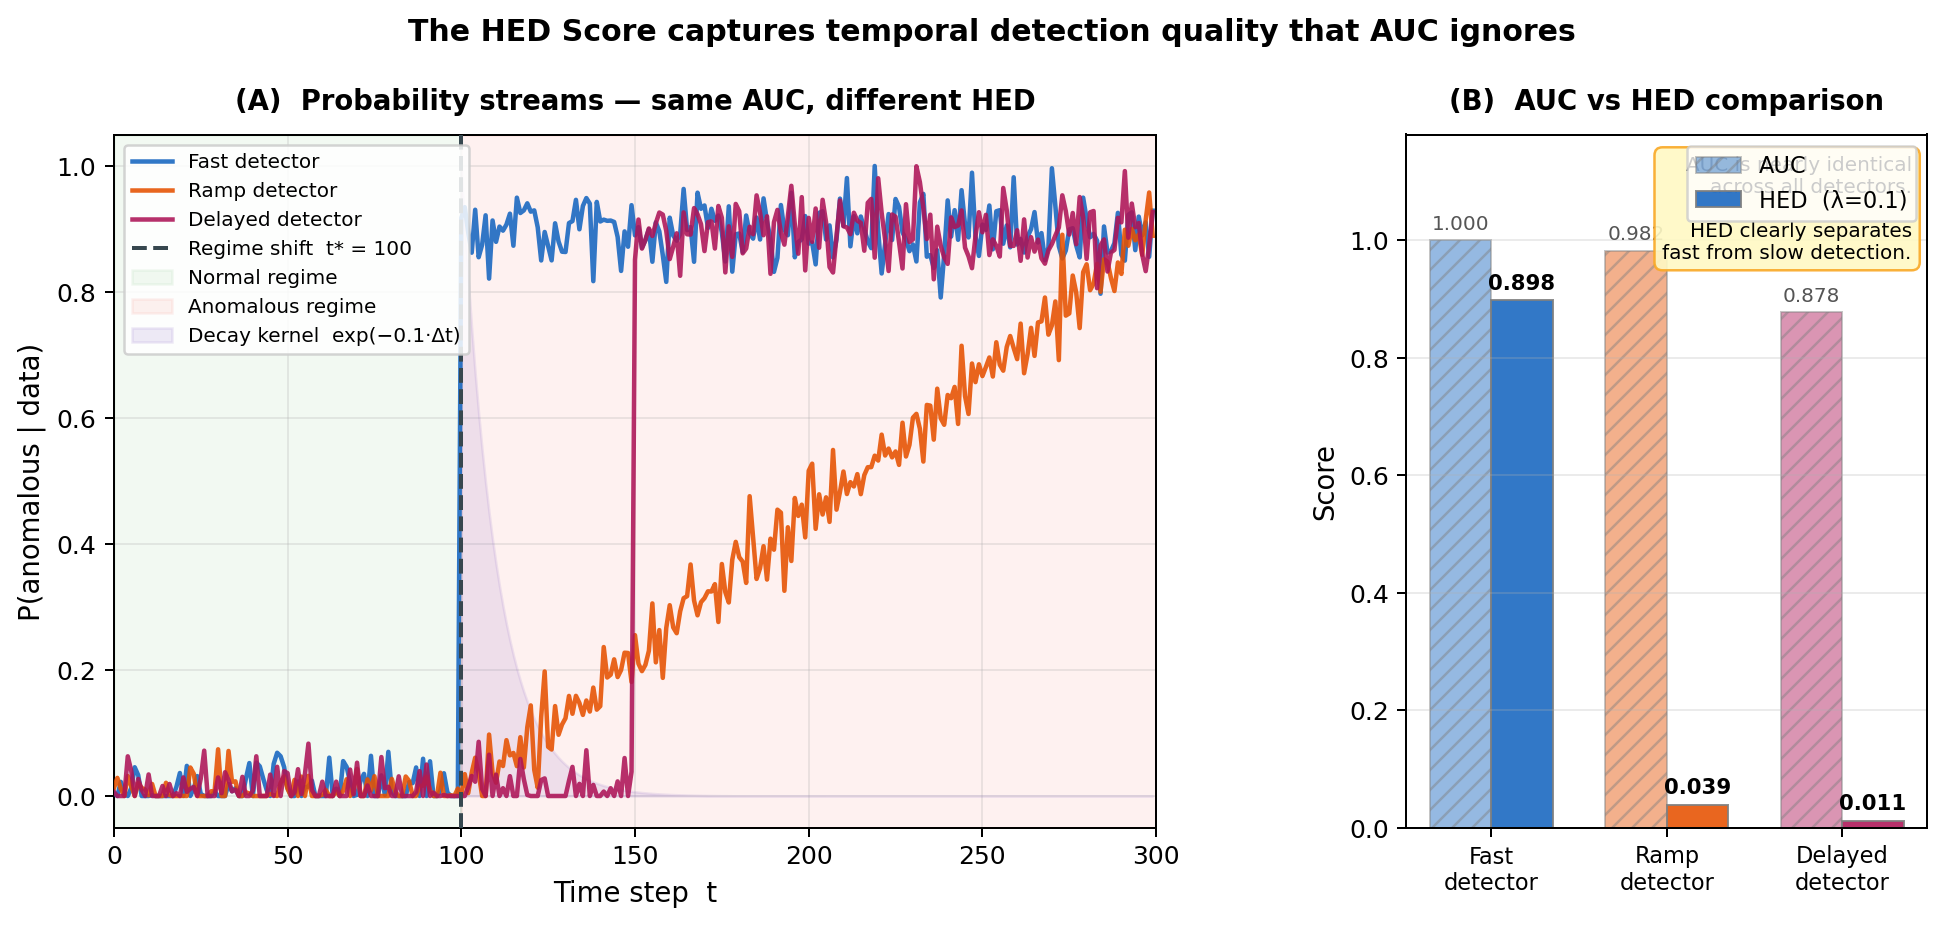

This chart was generated by the following Python code:
"""
plots/hed_vs_auc.py
--------------------
Publication-quality figure: same AUC, different HED.

This is the most important plot in the package — the central illustration
of why HED is needed.

Produces two panels:
  Left  : Probability streams over time (with regime-shift marker)
  Right : AUC vs HED bar chart comparison

Run:
    python plots/hed_vs_auc.py
    python plots/hed_vs_auc.py --lam 0.3 --out figures/fig1.pdf

Output: plots/hed_vs_auc.png  (or path given by --out)
"""

import argparse
import os
import sys

import numpy as np

sys.path.insert(0, os.path.dirname(os.path.dirname(os.path.abspath(__file__))))

from hed import hed_score
from hed.metrics import auc_score
from hed.utils import make_step_detector, make_ramp_detector, make_delayed_detector


def plot_hed_vs_auc(
    T: int = 300,
    t_star: int = 100,
    lam: float = 0.1,
    out_path: str = "plots/hed_vs_auc.png",
    dpi: int = 180,
) -> None:
    """Generate the two-panel HED vs AUC comparison figure.

    Parameters
    ----------
    T : int
        Total time steps.
    t_star : int
        Regime-shift onset.
    lam : float
        Hiremath Decay Constant for HED.
    out_path : str
        Output path.  Extension determines format (.png / .pdf / .svg).
    dpi : int
        Resolution for raster formats.
    """
    try:
        import matplotlib
        matplotlib.use("Agg")
        import matplotlib.pyplot as plt
        import matplotlib.patches as mpatches
        from matplotlib.gridspec import GridSpec
    except ImportError:
        print("matplotlib is required for plotting: pip install matplotlib")
        return

    # ---- Reproducible detectors ----
    rng_a = np.random.default_rng(0)
    rng_b = np.random.default_rng(1)
    rng_c = np.random.default_rng(2)

    P_fast = make_step_detector(T, t_star, noise=0.035, rng=rng_a)
    P_ramp = make_ramp_detector(T, t_star, noise=0.035, rng=rng_b)
    P_delayed = make_delayed_detector(T, t_star, delay=50, noise=0.035, rng=rng_c)

    # ---- Labels for AUC ----
    labels = np.zeros(T, dtype=int)
    labels[t_star:] = 1

    detectors = [
        ("Fast detector", P_fast, "#1565C0"),     # deep blue
        ("Ramp detector", P_ramp, "#E65100"),      # deep orange
        ("Delayed detector", P_delayed, "#AD1457"), # deep pink
    ]

    scores = []
    for name, P, color in detectors:
        hed = hed_score(P, t_star, lam=lam, normalise=True)
        auc = auc_score(P, labels)
        scores.append((name, hed, auc, color))

    # =====================================================================
    # Layout
    # =====================================================================
    fig = plt.figure(figsize=(13, 5))
    gs = GridSpec(1, 2, figure=fig, width_ratios=[2, 1], wspace=0.32)
    ax_streams = fig.add_subplot(gs[0, 0])
    ax_bars    = fig.add_subplot(gs[0, 1])

    t = np.arange(T)

    # =====================================================================
    # Panel A — Probability streams
    # =====================================================================
    for name, P, color in detectors:
        ax_streams.plot(t, P, color=color, lw=1.8, alpha=0.88,
                        label=name, zorder=3)

    # Regime-shift vertical line
    ax_streams.axvline(
        t_star, color="#37474F", lw=1.6, ls="--", zorder=4,
        label=f"Regime shift  t* = {t_star}"
    )

    # Shaded regions
    ax_streams.axvspan(0, t_star, alpha=0.07, color="#4CAF50", label="Normal regime")
    ax_streams.axvspan(t_star, T, alpha=0.07, color="#F44336", label="Anomalous regime")

    # Exponential decay overlay (illustrative)
    k = np.arange(T - t_star)
    decay = np.exp(-lam * k)
    ax_streams.fill_between(
        t[t_star:], 0, decay, alpha=0.12, color="#7E57C2",
        label=f"Decay kernel  exp(−{lam}·Δt)", zorder=2
    )

    ax_streams.set_xlabel("Time step  t", fontsize=11)
    ax_streams.set_ylabel("P(anomalous | data)", fontsize=11)
    ax_streams.set_title(
        "(A)  Probability streams — same AUC, different HED",
        fontsize=11, fontweight="bold", pad=10
    )
    ax_streams.set_xlim(0, T)
    ax_streams.set_ylim(-0.05, 1.05)
    ax_streams.legend(fontsize=8, loc="upper left", framealpha=0.85)
    ax_streams.grid(True, alpha=0.25)

    # =====================================================================
    # Panel B — Bar chart: HED vs AUC
    # =====================================================================
    n = len(scores)
    x = np.arange(n)
    bar_w = 0.35

    auc_bars = ax_bars.bar(
        x - bar_w / 2,
        [s[2] for s in scores],   # AUC values
        bar_w, label="AUC",
        color=[s[3] for s in scores],
        alpha=0.45, edgecolor="grey", linewidth=0.8,
        hatch="///",
    )
    hed_bars = ax_bars.bar(
        x + bar_w / 2,
        [s[1] for s in scores],   # HED values
        bar_w, label=f"HED  (λ={lam})",
        color=[s[3] for s in scores],
        alpha=0.88, edgecolor="grey", linewidth=0.8,
    )

    # Annotate bar values
    for bar in auc_bars:
        h = bar.get_height()
        ax_bars.text(
            bar.get_x() + bar.get_width() / 2, h + 0.012,
            f"{h:.3f}", ha="center", va="bottom", fontsize=8, color="#555"
        )
    for bar in hed_bars:
        h = bar.get_height()
        ax_bars.text(
            bar.get_x() + bar.get_width() / 2, h + 0.012,
            f"{h:.3f}", ha="center", va="bottom", fontsize=8.5, fontweight="bold"
        )

    ax_bars.set_xticks(x)
    ax_bars.set_xticklabels(
        [s[0].replace(" detector", "\ndetector") for s in scores],
        fontsize=9
    )
    ax_bars.set_ylim(0, 1.18)
    ax_bars.set_ylabel("Score", fontsize=11)
    ax_bars.set_title(
        "(B)  AUC vs HED comparison",
        fontsize=11, fontweight="bold", pad=10
    )
    ax_bars.legend(fontsize=9)
    ax_bars.grid(True, axis="y", alpha=0.25)

    # Key callout box
    callout = (
        "AUC is nearly identical\n"
        "across all detectors.\n\n"
        "HED clearly separates\n"
        "fast from slow detection."
    )
    ax_bars.text(
        0.97, 0.97, callout,
        transform=ax_bars.transAxes,
        fontsize=8, va="top", ha="right",
        bbox=dict(boxstyle="round,pad=0.4", facecolor="#FFF9C4", alpha=0.9,
                  edgecolor="#F9A825"),
    )

    # =====================================================================
    # Global styling
    # =====================================================================
    fig.suptitle(
        "The HED Score captures temporal detection quality that AUC ignores",
        fontsize=12, fontweight="bold", y=1.01
    )

    os.makedirs(os.path.dirname(out_path) if os.path.dirname(out_path) else ".", exist_ok=True)
    fig.savefig(out_path, dpi=dpi, bbox_inches="tight")
    plt.close(fig)
    print(f"Figure saved → {out_path}")


if __name__ == "__main__":
    parser = argparse.ArgumentParser(description="Generate HED vs AUC figure.")
    parser.add_argument("--T", type=int, default=300)
    parser.add_argument("--t_star", type=int, default=100)
    parser.add_argument("--lam", type=float, default=0.1)
    parser.add_argument("--out", type=str, default="plots/hed_vs_auc.png")
    parser.add_argument("--dpi", type=int, default=180)
    args = parser.parse_args()

    plot_hed_vs_auc(
        T=args.T,
        t_star=args.t_star,
        lam=args.lam,
        out_path=args.out,
        dpi=args.dpi,
    )
